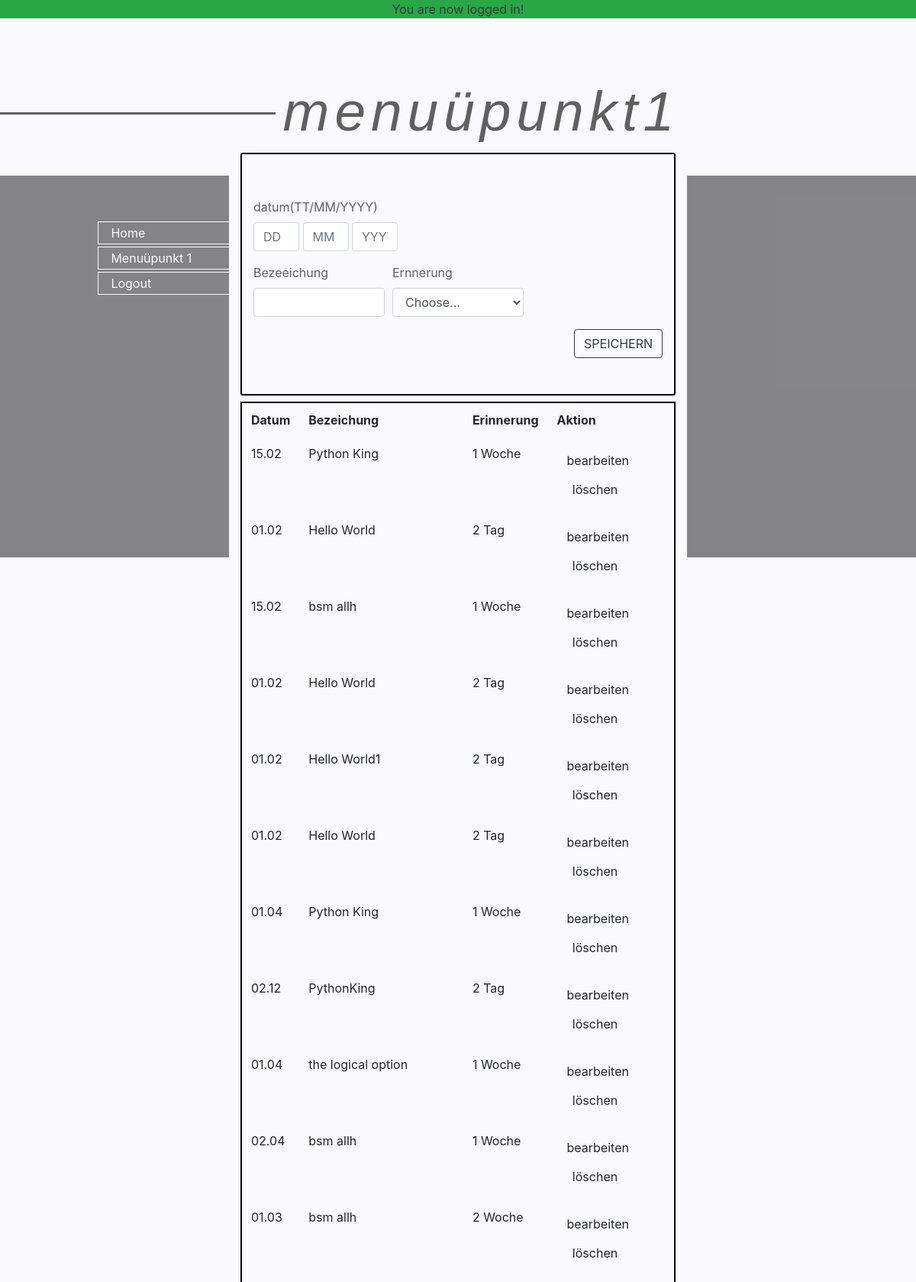
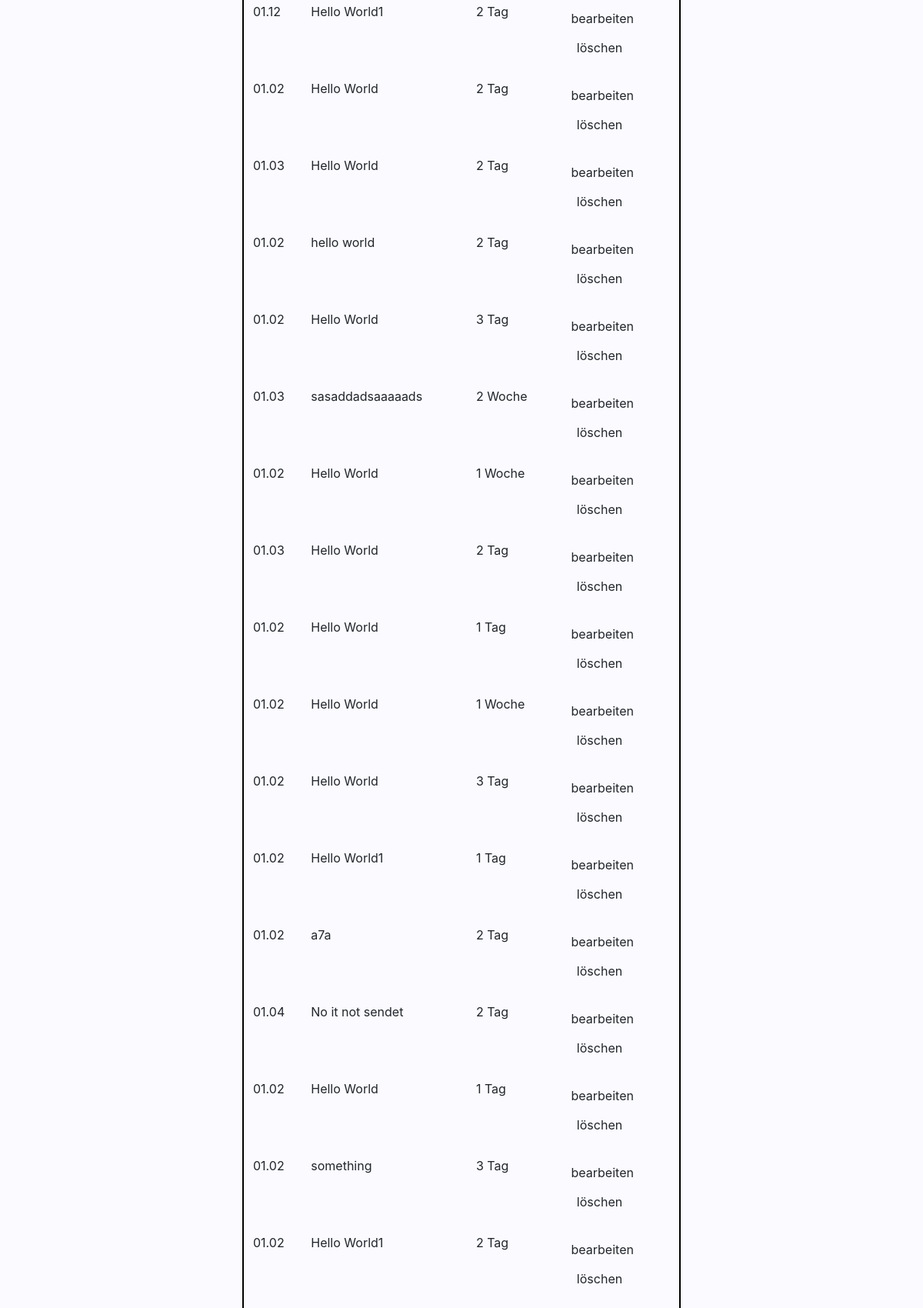
The app's page /menuüpunkt1.php (signed in, upper part) with its own data (2 pictures, top to bottom).
### tables this page shows
CREATE TABLE `kalender` (
  `id` int(11) NOT NULL,
  `description` varchar(222) NOT NULL,
  `erinnerung` varchar(222) NOT NULL,
  `datum` varchar(50) DEFAULT NULL,
  `dattag` varchar(50) DEFAULT NULL,
  `datyear` varchar(50) DEFAULT NULL,
  `fulldate` date DEFAULT NULL
);

### include/render_data.php (the view)
<?php
function render_data()
{
  require('config/config.php');
  $sql_return = "SELECT * FROM `Kalender` ORDER BY id DESC";
  $result_data = mysqli_query($db, $sql_return);
  if ($result_data) {
    while ($row = mysqli_fetch_assoc($result_data)) {
      echo '<tr class="row_' . $row['id'] . '">
             <td>' . $row['dattag'] . '.' . $row['datum'] . '</td>
             <td>' . $row['description'] . '</td>
             <td>' . $row['erinnerung'] . '</td>
             <td><a href="update_data.php?month=' . $row['datum'] . '&day=' . $row['dattag'] . '&year=' . $row['datyear'] . '&desc=' . $row['description'] .
        '&tag=' . $row['erinnerung'] . '&rowid=' . $row['id'] .  '" data-id="' .
        $row['id'] . '" data-row="row_' . $row['id'] . '" class="btn btn-default shadow-none fixed100">bearbeiten</a>
             <button onclick="deleteDataFunction(event)" data-id="' . $row['id'] . '" class="btn btn-default shadow-none fixed100">löschen</button>
            </td>
         </tr>';
    };
  }
};

### css/style.css (style rules this page uses)
:root { --first-color: #e55947; --first-color-alt: #d2321e; --white-color: #fafaff; --dark-color: #101010; --dark-color-light: #606060; --gray-color: #f0f1f3; }
body { color: var(--dark-color-light); background-color: var(--white-color); }
.fixed100 { width:100px; }

### records on screen
kalender: dattag "15", datum "02", description "Python King", erinnerung "1 Woche"
kalender: dattag "01", datum "02", description "Hello World", erinnerung "2 Tag"
kalender: dattag "15", datum "02", description "bsm allh", erinnerung "1 Woche"
kalender: dattag "01", datum "02", description "Hello World", erinnerung "2 Tag"
kalender: dattag "01", datum "02", description "Hello World1", erinnerung "2 Tag"
kalender: dattag "01", datum "02", description "Hello World", erinnerung "2 Tag"
kalender: dattag "01", datum "04", description "Python King", erinnerung "1 Woche"
kalender: dattag "02", datum "12", description "PythonKing", erinnerung "2 Tag"
kalender: dattag "01", datum "04", description "the logical option", erinnerung "1 Woche"
kalender: dattag "02", datum "04", description "bsm allh", erinnerung "1 Woche"
kalender: dattag "01", datum "03", description "bsm allh", erinnerung "2 Woche"
kalender: dattag "01", datum "12", description "Hello World1", erinnerung "2 Tag"
kalender: dattag "01", datum "02", description "Hello World", erinnerung "2 Tag"
kalender: dattag "01", datum "03", description "Hello World", erinnerung "2 Tag"
kalender: dattag "01", datum "02", description "hello world", erinnerung "2 Tag"
kalender: dattag "01", datum "02", description "Hello World", erinnerung "3 Tag"
kalender: dattag "01", datum "03", description "sasaddadsaaaaads", erinnerung "2 Woche"
kalender: dattag "01", datum "02", description "Hello World", erinnerung "1 Woche"
kalender: dattag "01", datum "03", description "Hello World", erinnerung "2 Tag"
kalender: dattag "01", datum "02", description "Hello World", erinnerung "1 Tag"
kalender: dattag "01", datum "02", description "Hello World", erinnerung "1 Woche"
kalender: dattag "01", datum "02", description "Hello World", erinnerung "3 Tag"
kalender: dattag "01", datum "02", description "Hello World1", erinnerung "1 Tag"
kalender: dattag "01", datum "02", description "a7a", erinnerung "2 Tag"
kalender: dattag "01", datum "04", description "No it not sendet", erinnerung "2 Tag"
kalender: dattag "01", datum "02", description "Hello World", erinnerung "1 Tag"
kalender: dattag "01", datum "02", description "something", erinnerung "3 Tag"
kalender: dattag "01", datum "02", description "Hello World1", erinnerung "2 Tag"

### other values on screen
$_SESSION['sucess_falsh'] "You are now logged in!"
$slug[0] "menuüpunkt1"
